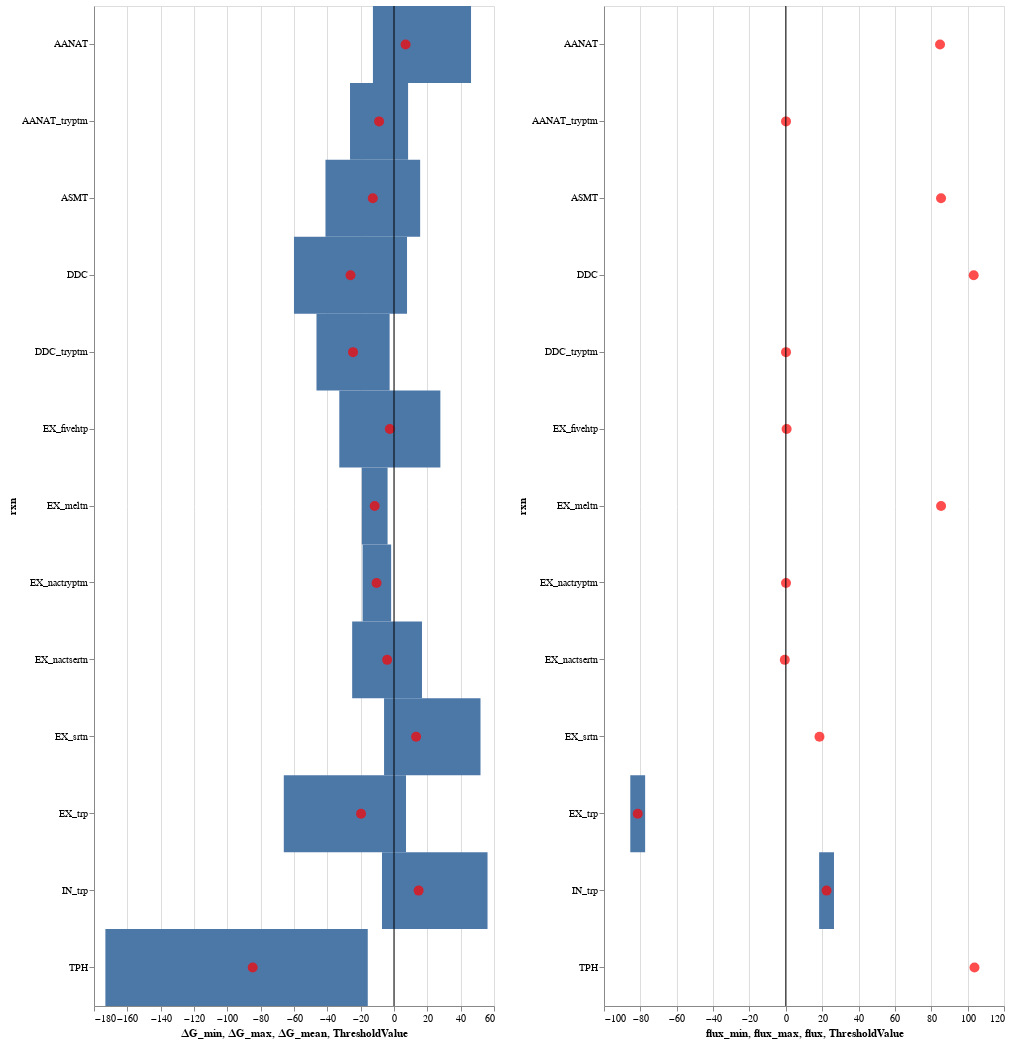

The notebook cell this image was saved under:
### Code cell
height=1000
width=400
plot_dG_and_flux(dG_df,  flux_df, height, width)

### Figure 1 — Vega-Lite specification as saved in the notebook (floating-point values rounded to 4 significant figures)
{"$schema": "https://vega.github.io/schema/vega-lite/v2.6.0.json", "config": {"view": {"height": 300, "width": 400}}, "datasets": {"data-1c9bb7ea8cf4f377209d830bf2657a6b": [{"MBo10_mean": 103.8, "MBo10_std": 1.658e-05, "flux": 103.8, "flux_max": 103.8, "flux_min": 103.8, "rxn": "TPH"}, {"MBo10_mean": 103.3, "MBo10_std": 1.658e-05, "flux": 103.3, "flux_max": 103.3, "flux_min": 103.3, "rxn": "DDC"}, {"MBo10_mean": 84.81, "MBo10_std": 1.656e-05, "flux": 84.81, "flux_max": 84.81, "flux_min": 84.81, "rxn": "AANAT"}, {"MBo10_mean": 85.38, "MBo10_std": 1.656e-05, "flux": 85.38, "flux_max": 85.38, "flux_min": 85.38, "rxn": "ASMT"}, {"MBo10_mean": 0.1035, "MBo10_std": 2.354e-10, "flux": 0.1035, "flux_max": 0.1035, "flux_min": 0.1035, "rxn": "DDC_tryptm"}, {"MBo10_mean": 0.1035, "MBo10_std": 2.354e-10, "flux": 0.1035, "flux_max": 0.1035, "flux_min": 0.1035, "rxn": "AANAT_tryptm"}, {"MBo10_mean": 22.41, "MBo10_std": 4.083, "flux": 22.41, "flux_max": 26.49, "flux_min": 18.33, "rxn": "IN_trp"}, {"MBo10_mean": -81.45, "MBo10_std": 4.083, "flux": -81.45, "flux_max": -77.37, "flux_min": -85.54, "rxn": "EX_trp"}, {"MBo10_mean": 18.52, "MBo10_std": 7.996e-07, "flux": 18.52, "flux_max": 18.52, "flux_min": 18.52, "rxn": "EX_srtn"}, {"MBo10_mean": 0.4317, "MBo10_std": 1.214e-10, "flux": 0.4317, "flux_max": 0.4317, "flux_min": 0.4317, "rxn": "EX_fivehtp"}, {"MBo10_mean": -0.5674, "MBo10_std": 1.841e-08, "flux": -0.5674, "flux_max": -0.5674, "flux_min": -0.5674, "rxn": "EX_nactsertn"}, {"MBo10_mean": 85.38, "MBo10_std": 1.656e-05, "flux": 85.38, "flux_max": 85.38, "flux_min": 85.38, "rxn": "EX_meltn"}, {"MBo10_mean": 0.1035, "MBo10_std": 2.354e-10, "flux": 0.1035, "flux_max": 0.1035, "flux_min": 0.1035, "rxn": "EX_nactryptm"}], "data-1ed86a73171dc9761f1f58b877b07fe5": [{"rxn": "TPH", "∆G_max": -15.74, "∆G_mean": -84.78, "∆G_min": -173.2}, {"rxn": "DDC", "∆G_max": 7.819, "∆G_mean": -26.1, "∆G_min": -60.02}, {"rxn": "AANAT", "∆G_max": 46.22, "∆G_mean": 6.957, "∆G_min": -12.65}, {"rxn": "ASMT", "∆G_max": 15.7, "∆G_mean": -12.73, "∆G_min": -41.12}, {"rxn": "DDC_tryptm", "∆G_max": -2.623, "∆G_mean": -24.58, "∆G_min": -46.51}, {"rxn": "AANAT_tryptm", "∆G_max": 8.451, "∆G_mean": -8.946, "∆G_min": -26.39}, {"rxn": "IN_trp", "∆G_max": 56.12, "∆G_mean": 14.78, "∆G_min": -7.209}, {"rxn": "EX_trp", "∆G_max": 7.209, "∆G_mean": -19.78, "∆G_min": -66.12}, {"rxn": "EX_srtn", "∆G_max": 51.9, "∆G_mean": 13.27, "∆G_min": -5.972}, {"rxn": "EX_fivehtp", "∆G_max": 27.82, "∆G_mean": -2.5, "∆G_min": -32.82}, {"rxn": "EX_nactsertn", "∆G_max": 16.79, "∆G_mean": -4.116, "∆G_min": -25.1}, {"rxn": "EX_meltn", "∆G_max": -3.85, "∆G_mean": -11.59, "∆G_min": -19.31}, {"rxn": "EX_nactryptm", "∆G_max": -1.716, "∆G_mean": -10.47, "∆G_min": -18.85}], "data-d7255ad842f014c46f35befde053a015": [{"Threshold": "hazardous", "ThresholdValue": 0}]}, "hconcat": [{"layer": [{"data": {"name": "data-1ed86a73171dc9761f1f58b877b07fe5"}, "encoding": {"x": {"field": "∆G_min", "type": "quantitative"}, "x2": {"field": "∆G_max", "type": "quantitative"}, "y": {"field": "rxn", "type": "nominal"}}, "height": 1000, "mark": "rect", "width": 400}, {"data": {"name": "data-1ed86a73171dc9761f1f58b877b07fe5"}, "encoding": {"tooltip": [{"field": "rxn", "type": "nominal"}, {"field": "∆G_mean", "type": "quantitative"}], "x": {"field": "∆G_mean", "type": "quantitative"}, "y": {"field": "rxn", "type": "nominal"}}, "mark": {"color": "red", "filled": true, "size": 100, "type": "point"}, "selection": {"selector001": {"bind": "scales", "encodings": ["x", "y"], "mark": {"fill": "#333", "fillOpacity": 0.125, "stroke": "white"}, "on": "[mousedown, window:mouseup] > window:mousemove!", "resolve": "global", "translate": "[mousedown, window:mouseup] > window:mousemove!", "type": "interval", "zoom": "wheel!"}}}, {"data": {"name": "data-d7255ad842f014c46f35befde053a015"}, "encoding": {"x": {"field": "ThresholdValue", "type": "quantitative"}}, "mark": "rule"}]}, {"layer": [{"data": {"name": "data-1c9bb7ea8cf4f377209d830bf2657a6b"}, "encoding": {"x": {"field": "flux_min", "type": "quantitative"}, "x2": {"field": "flux_max", "type": "quantitative"}, "y": {"field": "rxn", "type": "nominal"}}, "height": 1000, "mark": "rect", "width": 400}, {"data": {"name": "data-1c9bb7ea8cf4f377209d830bf2657a6b"}, "encoding": {"tooltip": [{"field": "rxn", "type": "nominal"}, {"field": "flux", "type": "quantitative"}], "x": {"field": "flux", "type": "quantitative"}, "y": {"field": "rxn", "type": "nominal"}}, "mark": {"color": "red", "filled": true, "size": 100, "type": "point"}, "selection": {"selector002": {"bind": "scales", "encodings": ["x", "y"], "mark": {"fill": "#333", "fillOpacity": 0.125, "stroke": "white"}, "on": "[mousedown, window:mouseup] > window:mousemove!", "resolve": "global", "translate": "[mousedown, window:mouseup] > window:mousemove!", "type": "interval", "zoom": "wheel!"}}}, {"data": {"name": "data-d7255ad842f014c46f35befde053a015"}, "encoding": {"x": {"field": "ThresholdValue", "type": "quantitative"}}, "mark": "rule"}]}]}
